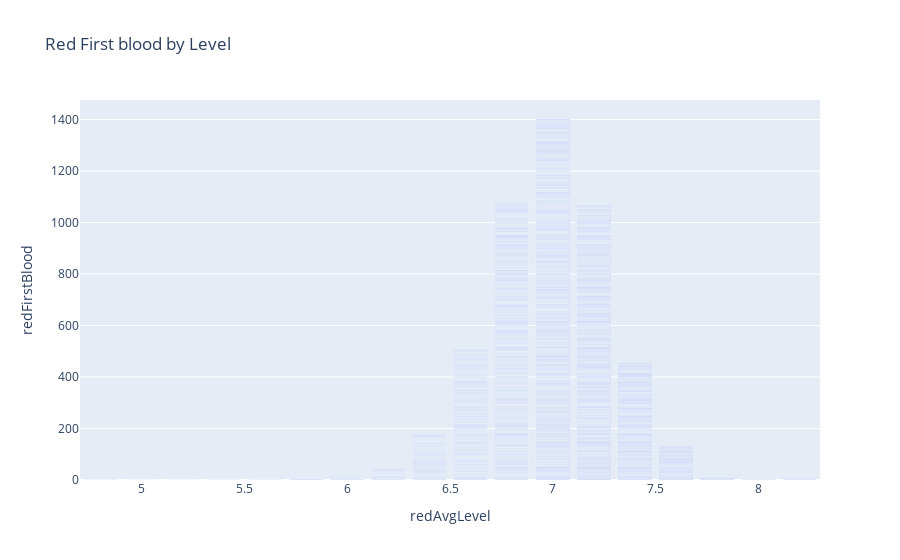

Source (notebook cell):
### Markdown cell above
Red First Blood By level

### Code cell
fig = px.bar(df, x='redAvgLevel',y='redFirstBlood',title='Red First blood by Level')
fig.show()

### Figure 1 — Plotly figure (JSON) as saved in the notebook; plotly's stock layout.template omitted (floating-point values rounded to 4 significant figures; data arrays with more than 128 entries replaced by an {"elided": "..."} marker saying what was removed)
{"data": [{"alignmentgroup": "True", "hovertemplate": "redAvgLevel=%{x}<br>redFirstBlood=%{y}<extra></extra>", "legendgroup": "", "marker": {"color": "#636efa"}, "name": "", "offsetgroup": "", "orientation": "v", "showlegend": false, "textposition": "auto", "type": "bar", "x": {"elided": "9879 float values"}, "xaxis": "x", "y": {"elided": "9879 int values"}, "yaxis": "y"}], "layout": {"barmode": "relative", "legend": {"tracegroupgap": 0}, "title": {"text": "Red First blood by Level"}, "xaxis": {"anchor": "y", "domain": [0, 1], "title": {"text": "redAvgLevel"}}, "yaxis": {"anchor": "x", "domain": [0, 1], "title": {"text": "redFirstBlood"}}}}
